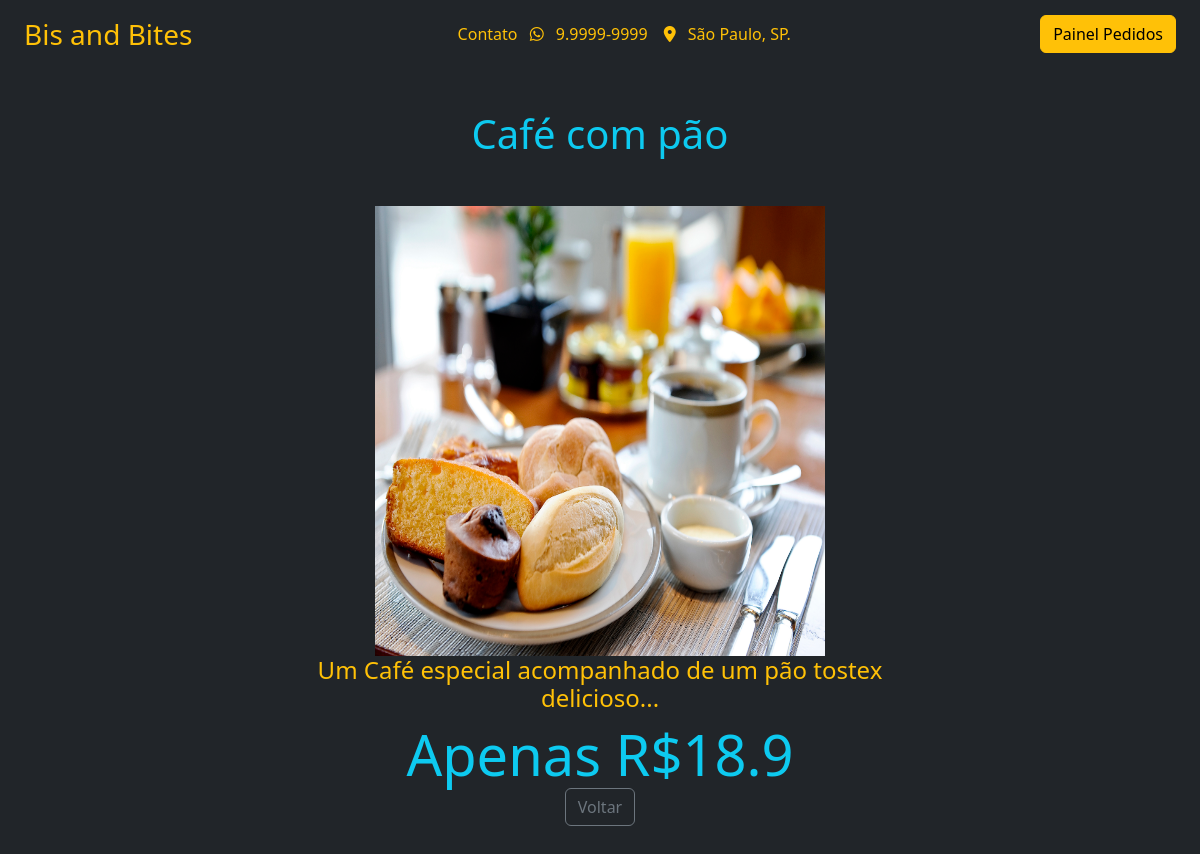
The page /produtos/6 on the database its author committed.
### cafeteria/models.py (models this page shows, shortened)
class Produto(models.Model):
    nome = models.TextField(null=False, blank=False, default='')
    descricao = models.TextField(null=False, blank=False)
    preco = models.FloatField(null=False, blank=False)
    imagem = models.ImageField(upload_to='cafeteria/img', default='', null=False, blank=False)

### cafeteria/views.py (the view)
# urls.py: path('produtos/<int:produto_id>', views.detalhe_produto, name='produtos'),
def detalhe_produto(request, produto_id):
    produto = Produto.objects.get(pk=produto_id)
    context = {
        'produto': produto
    }
    return render(request, 'cafeteria/produto.html', context=context)

### cafeteria/templates/cafeteria/produto.html (shortened to what this page needs)
{% extends 'cafeteria/base.html' %}
{% load static %}
{% block navbar %}
  {% include 'fragments/navbar.html' %}
{% endblock %}
{% block content %}
    <div class="col-md-6 offset-3 d-flex flex-column justify-content-center align-items-center vh-100">
        <h1 class="text-info text-center mb-5">{{ produto.nome }}</h1>
        <img src="{{ produto.imagem.url }}" class="card-img-top" alt="cafeteria" style="height: 450px;width: 450px">
        <h4 class="text-warning text-center">{{ produto.descricao }}</h4>
        <div class="span display-4 text-info">Apenas R${{ produto.preco }}</div>
        <div>
          <button class="btn btn-outline-secondary" type="button" onclick="location.href = 'javascript:window.history.go(-1)'" id="bt_voltar">Voltar</button>
        </div>
    </div>
{% endblock %}

### rows shown on the page
Produto: nome "Café com pão", imagem (picture), descricao "Um Café especial acompanhado de um pão tostex delicioso...", preco "18.9"
